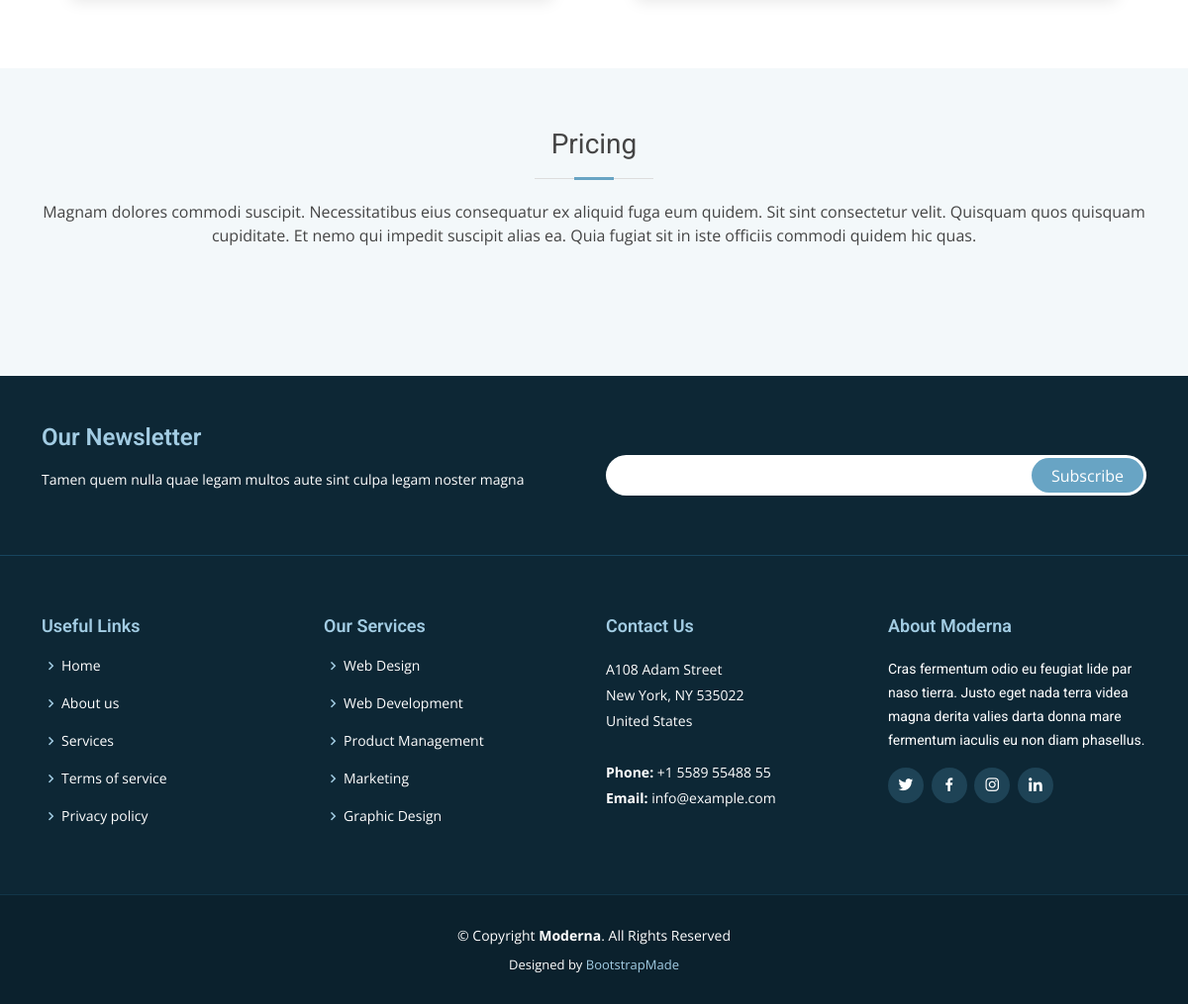
/services/ (lower part), run on an earlier commit of the app's database.
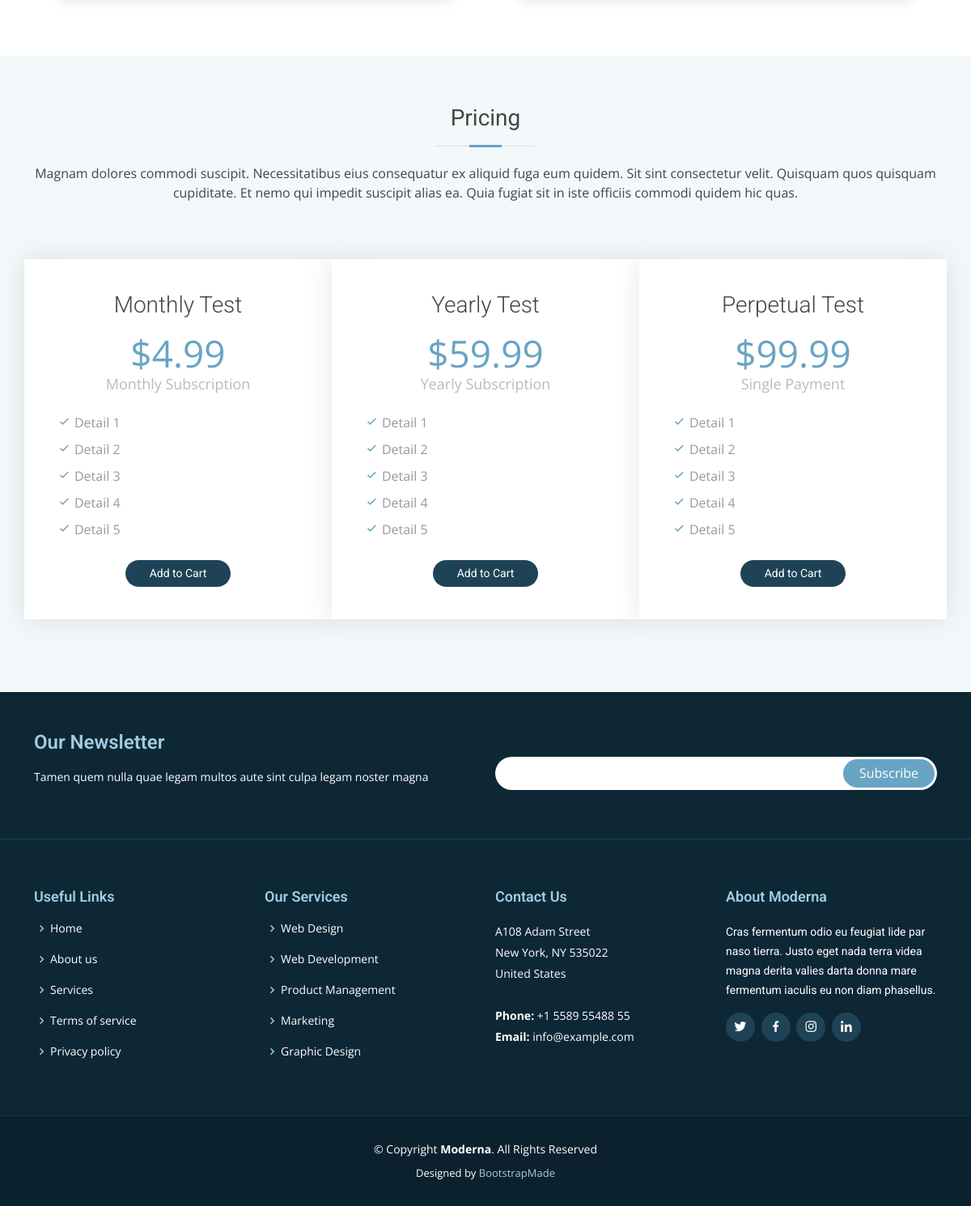
And on a later commit of the database.
### services/models.py (models this page shows, shortened)
class Service(models.Model):
    PAYMENT_MODELS = (
        ('Single Payment','Perpetual License'),
        ('Monthly Subscription','per Month'),
        ('Yearly Subscription','per Year'),
    )
    title= models.CharField(max_length=200, verbose_name="Title")
    price= models.FloatField(verbose_name="Price")
    payment= models.CharField(max_length=200, verbose_name="Contenido", choices=PAYMENT_MODELS)
    created = models.DateTimeField(auto_now_add=True, verbose_name="Fecha de creacion")
    updated = models.DateTimeField(auto_now=True, verbose_name="Fecha de actualizacion")
    class Meta:
        verbose_name = "Service"
        verbose_name_plural = "Services"
        ordering = ["price"]

class ServiceDetail(models.Model):
    service = models.ForeignKey(Service, default=None, on_delete=models.CASCADE, related_name='service_details')
    detail = models.CharField(max_length=500, verbose_name="Detail")

### services/views.py (the view)
# urls.py: path('', ServicesPageView.as_view(), name='services'),
class ServicesPageView(ListView):
    model = Service
    paginate_by = 3
    template_name = 'services/services.html'

### services/templates/services/services.html (shortened to what this page needs)
{% extends "core/base.html"%}
{% block content %}
{% load static %}
<main id="main">
    <section class="service-details">
      <div class="container">
        <div class="row">
          <div class="col-md-6 d-flex align-items-stretch" data-aos="fade-up">
          </div>
          <div class="col-md-6 d-flex align-items-stretch" data-aos="fade-up">
          </div>
        </div>
      </div>
    </section>
    <section class="pricing section-bg" data-aos="fade-up">
      <div class="container">
        <div class="section-title">
          <h2>Pricing</h2>
          <p>Magnam dolores commodi suscipit. Necessitatibus eius consequatur ex aliquid fuga eum quidem. Sit sint consectetur velit. Quisquam quos quisquam cupiditate. Et nemo qui impedit suscipit alias ea. Quia fugiat sit in iste officiis commodi quidem hic quas.</p>
        </div>
        <div class="row no-gutters">
          {% for service in object_list %}
          <div class="col-lg-4 box">
            <h3>{{service.title}}</h3>
            <h4>${{service.price}}<span>{{service.payment}}</span></h4>
            <ul>
              {% for detail in service.service_details.all %}
              <li><i class="bx bx-check"></i>{{detail.detail}}</li>
              {% endfor %}
            </ul>
            <a href="#" class="get-started-btn"
              onclick="agregaCarrito({{service.id}});"
            >Add to Cart</a>
          </div>
          {% endfor %}
        </div>
      </div>
    </section>
  </main>
{% endblock %}

What changed in the data, as far as the page shows it:
added Service: title "Monthly Test", price "4.99", payment "Monthly Subscription"
added ServiceDetail: detail "Detail 1", shown under "Monthly Test"
added ServiceDetail: detail "Detail 2", shown under "Monthly Test"
added ServiceDetail: detail "Detail 3", shown under "Monthly Test"
added ServiceDetail: detail "Detail 4", shown under "Monthly Test"
added ServiceDetail: detail "Detail 5", shown under "Monthly Test"
added Service: title "Yearly Test", price "59.99", payment "Yearly Subscription"
added ServiceDetail: detail "Detail 1", shown under "Yearly Test"
added ServiceDetail: detail "Detail 2", shown under "Yearly Test"
added ServiceDetail: detail "Detail 3", shown under "Yearly Test"
added ServiceDetail: detail "Detail 4", shown under "Yearly Test"
added ServiceDetail: detail "Detail 5", shown under "Yearly Test"
added Service: title "Perpetual Test", price "99.99", payment "Single Payment"
added ServiceDetail: detail "Detail 1", shown under "Perpetual Test"
added ServiceDetail: detail "Detail 2", shown under "Perpetual Test"
added ServiceDetail: detail "Detail 3", shown under "Perpetual Test"
added ServiceDetail: detail "Detail 4", shown under "Perpetual Test"
added ServiceDetail: detail "Detail 5", shown under "Perpetual Test"
